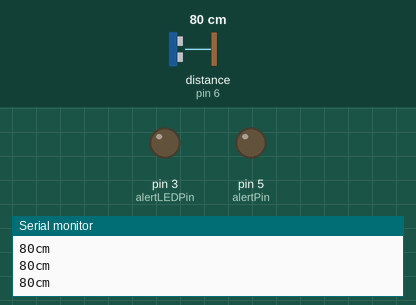
Simulated run of this sketch. Board: Arduino Uno, built with avr-gcc and run on an emulated ATmega328P. Parts: output pins drawn as LEDs (lit = HIGH), the last lines printed to the serial monitor. Wiring (inferred from the names in the program): ultrasonic range finder: trigger pin 7; echo pin 6. The test bench sets the inputs (shaded band); at power-on: distance to the obstacle (sensor on pin 6) 80 cm. The echo pulse lasts 58.3 µs per cm; pins used as bus, display or sensor lines are not drawn.

Above: at 1.2 s.
1.3 s: distance to the obstacle (sensor on pin 6) set to 9 cm
At 2.2 s:
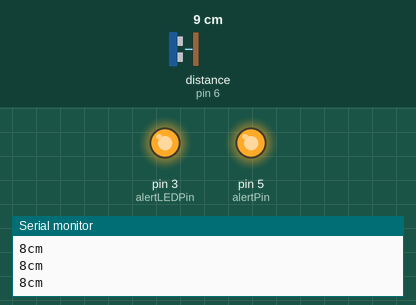
2.8 s: distance to the obstacle (sensor on pin 6) set to 19 cm
4.3 s: distance to the obstacle (sensor on pin 6) set to 23 cm
At 4.9 s:
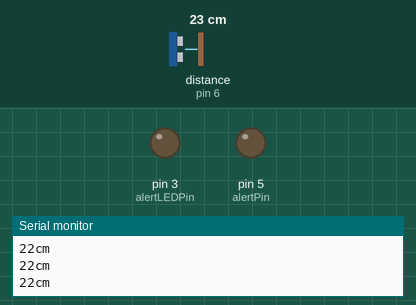
5.8 s: distance to the obstacle (sensor on pin 6) set to 18 cm
At 7.1 s:
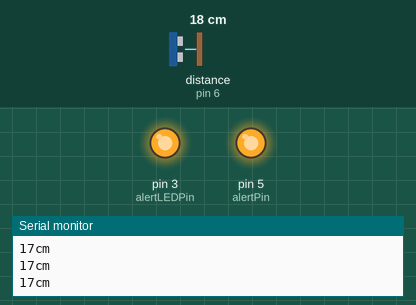
Timing chart, 0 to 8.3 s (numbered marks = the images above; inputs shaded):
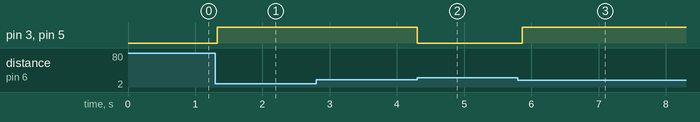

Measured:
- the behaviour switches between 21 and 22 cm on distance to the obstacle (sensor on pin 6) (found by bisection; images 1 and 2)
- after the input at 1.3 s, pin 3 (alertLEDPin), pin 5 (alertPin): LOW → HIGH at once
- after the input at 4.3 s, pin 3 (alertLEDPin), pin 5 (alertPin): HIGH → LOW at once
- after the input at 5.8 s, pin 3 (alertLEDPin), pin 5 (alertPin): LOW → HIGH after 0.07 s

The sketch:

SingleSensor.ino
```cpp
const int pingPin = 7; // Trigger Pin of Ultrasonic Sensor
const int echoPin = 6; // Echo Pin of Ultrasonic Sensor
const int alertPin = 5;
const int alertLEDPin = 3;
long getDistance(){
     long duration, inches, cm;
     pinMode(pingPin, OUTPUT);
     digitalWrite(pingPin, LOW);
     delayMicroseconds(2);
     digitalWrite(pingPin, HIGH);
     delayMicroseconds(10);
     digitalWrite(pingPin, LOW);

       duration = pulseIn(echoPin, HIGH);
 //  inches = microsecondsToInches(duration);
   cm = microsecondsToCentimeters(duration);

   return cm;
}

void setup() {
   Serial.begin(9600); // Starting Serial Terminal
   pinMode(alertPin, OUTPUT);
   pinMode(alertLEDPin, OUTPUT);
}

void loop() {

   pinMode(echoPin, INPUT);
   long dist = getDistance();
   while(dist<=20){
   digitalWrite(alertPin, HIGH);
   digitalWrite(alertLEDPin, HIGH);
      Serial.print(getDistance());
   Serial.print("cm");
   Serial.println();
   dist = getDistance();
   }
   digitalWrite(alertPin, LOW);
   digitalWrite(alertLEDPin, LOW);
   Serial.print(getDistance());
   Serial.print("cm");
   Serial.println();
   delay(100);
}


long microsecondsToCentimeters(long microseconds) {
   return microseconds / 29 / 2;
}
```
